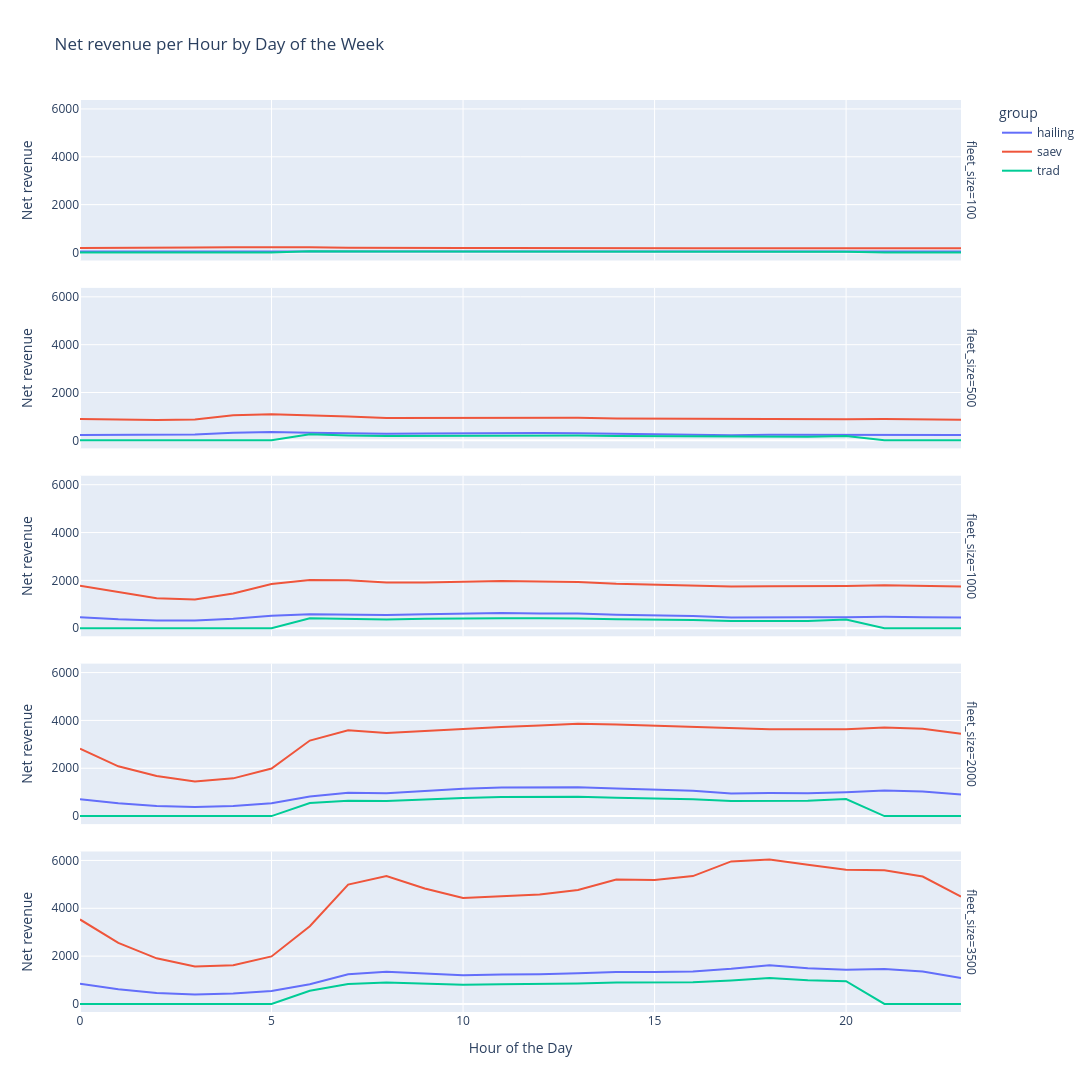

Write notebook code for a chart like this one.
### Code cell
grouped = df.groupby(['hour_of_day', 'fleet_size', 'group'])['net_revenue'].mean().reset_index()
day_order = ['Monday', 'Tuesday', 'Wednesday', 'Thursday', 'Friday', 'Saturday', 'Sunday']
grouped = grouped.sort_values(['hour_of_day', 'fleet_size', 'group'])

fig = px.line(
    grouped,
    x='hour_of_day',
    y='net_revenue',
    color='group',
    facet_row='fleet_size',
    labels={'hour_of_day': 'Hour of the Day', 'net_revenue': 'Net revenue'},
    title='Net revenue per Hour by Day of the Week'
)
fig.update_layout(
    height=1500,
    width=1100
)
fig.show()

### Figure 1 — Plotly figure (JSON) as saved in the notebook; plotly's stock layout.template omitted (floating-point values rounded to 4 significant figures)
{"data": [{"hovertemplate": "group=hailing<br>fleet_size=100<br>Hour of the Day=%{x}<br>Net revenue=%{y}<extra></extra>", "legendgroup": "hailing", "line": {"color": "#636efa", "dash": "solid"}, "marker": {"symbol": "circle"}, "mode": "lines", "name": "hailing", "orientation": "v", "showlegend": true, "type": "scatter", "x": [0, 1, 2, 3, 4, 5, 6, 7, 8, 9, 10, 11, 12, 13, 14, 15, 16, 17, 18, 19, 20, 21, 22, 23], "xaxis": "x5", "y": [45.92, 46.02, 49.05, 59.45, 69.35, 74.04, 66.39, 59.4, 54.32, 57.51, 59.47, 60.42, 59.65, 58.53, 54.26, 51.32, 49.96, 42.93, 45.9, 44.42, 45.47, 46.43, 45.71, 43.93], "yaxis": "y5"}, {"hovertemplate": "group=hailing<br>fleet_size=500<br>Hour of the Day=%{x}<br>Net revenue=%{y}<extra></extra>", "legendgroup": "hailing", "line": {"color": "#636efa", "dash": "solid"}, "marker": {"symbol": "circle"}, "mode": "lines", "name": "hailing", "orientation": "v", "showlegend": false, "type": "scatter", "x": [0, 1, 2, 3, 4, 5, 6, 7, 8, 9, 10, 11, 12, 13, 14, 15, 16, 17, 18, 19, 20, 21, 22, 23], "xaxis": "x4", "y": [223.9, 231.0, 223.1, 241.3, 321.5, 347.4, 321.3, 296.1, 279.2, 291.3, 301.5, 308.3, 303.1, 298.8, 274.6, 265.4, 248.4, 217.9, 231.3, 226.0, 229.8, 237.4, 229.0, 219.1], "yaxis": "y4"}, {"hovertemplate": "group=hailing<br>fleet_size=1000<br>Hour of the Day=%{x}<br>Net revenue=%{y}<extra></extra>", "legendgroup": "hailing", "line": {"color": "#636efa", "dash": "solid"}, "marker": {"symbol": "circle"}, "mode": "lines", "name": "hailing", "orientation": "v", "showlegend": false, "type": "scatter", "x": [0, 1, 2, 3, 4, 5, 6, 7, 8, 9, 10, 11, 12, 13, 14, 15, 16, 17, 18, 19, 20, 21, 22, 23], "xaxis": "x3", "y": [463.0, 371.0, 319.0, 325.0, 400.9, 522.8, 585.3, 580.6, 549.7, 587.2, 616.9, 632.6, 616.8, 614.9, 560.6, 543.5, 510.4, 451.0, 465.3, 457.7, 461.6, 479.4, 462.8, 447.6], "yaxis": "y3"}, {"hovertemplate": "group=hailing<br>fleet_size=2000<br>Hour of the Day=%{x}<br>Net revenue=%{y}<extra></extra>", "legendgroup": "hailing", "line": {"color": "#636efa", "dash": "solid"}, "marker": {"symbol": "circle"}, "mode": "lines", "name": "hailing", "orientation": "v", "showlegend": false, "type": "scatter", "x": [0, 1, 2, 3, 4, 5, 6, 7, 8, 9, 10, 11, 12, 13, 14, 15, 16, 17, 18, 19, 20, 21, 22, 23], "xaxis": "x2", "y": [704.2, 532.3, 427.1, 375.9, 424.0, 539.2, 821.0, 973.4, 958.0, 1060.0, 1144.0, 1193.0, 1192.0, 1209.0, 1150.0, 1113.0, 1060.0, 942.7, 967.9, 958.3, 994.6, 1066.0, 1028.0, 899.7], "yaxis": "y2"}, {"hovertemplate": "group=hailing<br>fleet_size=3500<br>Hour of the Day=%{x}<br>Net revenue=%{y}<extra></extra>", "legendgroup": "hailing", "line": {"color": "#636efa", "dash": "solid"}, "marker": {"symbol": "circle"}, "mode": "lines", "name": "hailing", "orientation": "v", "showlegend": false, "type": "scatter", "x": [0, 1, 2, 3, 4, 5, 6, 7, 8, 9, 10, 11, 12, 13, 14, 15, 16, 17, 18, 19, 20, 21, 22, 23], "xaxis": "x", "y": [850.3, 612.6, 463.4, 400.7, 433.1, 539.2, 826.7, 1244.0, 1351.0, 1266.0, 1202.0, 1234.0, 1242.0, 1283.0, 1340.0, 1340.0, 1359.0, 1469.0, 1622.0, 1493.0, 1430.0, 1464.0, 1353.0, 1090.0], "yaxis": "y"}, {"hovertemplate": "group=saev<br>fleet_size=100<br>Hour of the Day=%{x}<br>Net revenue=%{y}<extra></extra>", "legendgroup": "saev", "line": {"color": "#EF553B", "dash": "solid"}, "marker": {"symbol": "circle"}, "mode": "lines", "name": "saev", "orientation": "v", "showlegend": true, "type": "scatter", "x": [0, 1, 2, 3, 4, 5, 6, 7, 8, 9, 10, 11, 12, 13, 14, 15, 16, 17, 18, 19, 20, 21, 22, 23], "xaxis": "x5", "y": [185.1, 184.4, 191.0, 205.3, 223.9, 226.8, 215.5, 199.4, 186.1, 186.0, 188.0, 188.5, 191.4, 185.4, 181.8, 178.4, 173.2, 173.6, 176.4, 176.1, 176.7, 182.4, 179.9, 174.2], "yaxis": "y5"}, {"hovertemplate": "group=saev<br>fleet_size=500<br>Hour of the Day=%{x}<br>Net revenue=%{y}<extra></extra>", "legendgroup": "saev", "line": {"color": "#EF553B", "dash": "solid"}, "marker": {"symbol": "circle"}, "mode": "lines", "name": "saev", "orientation": "v", "showlegend": false, "type": "scatter", "x": [0, 1, 2, 3, 4, 5, 6, 7, 8, 9, 10, 11, 12, 13, 14, 15, 16, 17, 18, 19, 20, 21, 22, 23], "xaxis": "x4", "y": [893.6, 881.2, 847.9, 870.8, 1047.0, 1090.0, 1051.0, 993.3, 932.6, 936.8, 938.9, 947.6, 948.0, 943.5, 915.8, 911.0, 893.7, 881.5, 886.1, 886.9, 886.0, 895.8, 887.1, 866.4], "yaxis": "y4"}, {"hovertemplate": "group=saev<br>fleet_size=1000<br>Hour of the Day=%{x}<br>Net revenue=%{y}<extra></extra>", "legendgroup": "saev", "line": {"color": "#EF553B", "dash": "solid"}, "marker": {"symbol": "circle"}, "mode": "lines", "name": "saev", "orientation": "v", "showlegend": false, "type": "scatter", "x": [0, 1, 2, 3, 4, 5, 6, 7, 8, 9, 10, 11, 12, 13, 14, 15, 16, 17, 18, 19, 20, 21, 22, 23], "xaxis": "x3", "y": [1774.0, 1511.0, 1250.0, 1204.0, 1452.0, 1845.0, 2018.0, 2008.0, 1909.0, 1912.0, 1945.0, 1972.0, 1954.0, 1935.0, 1858.0, 1820.0, 1778.0, 1749.0, 1756.0, 1752.0, 1770.0, 1798.0, 1775.0, 1744.0], "yaxis": "y3"}, {"hovertemplate": "group=saev<br>fleet_size=2000<br>Hour of the Day=%{x}<br>Net revenue=%{y}<extra></extra>", "legendgroup": "saev", "line": {"color": "#EF553B", "dash": "solid"}, "marker": {"symbol": "circle"}, "mode": "lines", "name": "saev", "orientation": "v", "showlegend": false, "type": "scatter", "x": [0, 1, 2, 3, 4, 5, 6, 7, 8, 9, 10, 11, 12, 13, 14, 15, 16, 17, 18, 19, 20, 21, 22, 23], "xaxis": "x2", "y": [2817.0, 2082.0, 1673.0, 1445.0, 1578.0, 1988.0, 3158.0, 3586.0, 3478.0, 3563.0, 3632.0, 3730.0, 3783.0, 3865.0, 3828.0, 3774.0, 3739.0, 3672.0, 3633.0, 3632.0, 3634.0, 3702.0, 3650.0, 3446.0], "yaxis": "y2"}, {"hovertemplate": "group=saev<br>fleet_size=3500<br>Hour of the Day=%{x}<br>Net revenue=%{y}<extra></extra>", "legendgroup": "saev", "line": {"color": "#EF553B", "dash": "solid"}, "marker": {"symbol": "circle"}, "mode": "lines", "name": "saev", "orientation": "v", "showlegend": false, "type": "scatter", "x": [0, 1, 2, 3, 4, 5, 6, 7, 8, 9, 10, 11, 12, 13, 14, 15, 16, 17, 18, 19, 20, 21, 22, 23], "xaxis": "x", "y": [3533.0, 2553.0, 1908.0, 1570.0, 1621.0, 1988.0, 3252.0, 4988.0, 5344.0, 4827.0, 4427.0, 4488.0, 4574.0, 4762.0, 5200.0, 5181.0, 5345.0, 5959.0, 6039.0, 5818.0, 5611.0, 5590.0, 5325.0, 4492.0], "yaxis": "y"}, {"hovertemplate": "group=trad<br>fleet_size=100<br>Hour of the Day=%{x}<br>Net revenue=%{y}<extra></extra>", "legendgroup": "trad", "line": {"color": "#00cc96", "dash": "solid"}, "marker": {"symbol": "circle"}, "mode": "lines", "name": "trad", "orientation": "v", "showlegend": true, "type": "scatter", "x": [0, 1, 2, 3, 4, 5, 6, 7, 8, 9, 10, 11, 12, 13, 14, 15, 16, 17, 18, 19, 20, 21, 22, 23], "xaxis": "x5", "y": [0, 0, 0, 0, 0, 0, 56.1, 39.5, 36.39, 38.78, 39.79, 40.75, 39.26, 39.76, 36.04, 34.91, 33.23, 30.16, 30.3, 30.25, 33.61, 0, 0, 0], "yaxis": "y5"}, {"hovertemplate": "group=trad<br>fleet_size=500<br>Hour of the Day=%{x}<br>Net revenue=%{y}<extra></extra>", "legendgroup": "trad", "line": {"color": "#00cc96", "dash": "solid"}, "marker": {"symbol": "circle"}, "mode": "lines", "name": "trad", "orientation": "v", "showlegend": false, "type": "scatter", "x": [0, 1, 2, 3, 4, 5, 6, 7, 8, 9, 10, 11, 12, 13, 14, 15, 16, 17, 18, 19, 20, 21, 22, 23], "xaxis": "x4", "y": [0, 0, 0, 0, 0, 0, 250.1, 200.5, 185.3, 194.4, 202.6, 205.9, 201.8, 199.3, 181.4, 177.3, 166.7, 147.8, 153.0, 151.2, 179.4, 0, 0, 0], "yaxis": "y4"}, {"hovertemplate": "group=trad<br>fleet_size=1000<br>Hour of the Day=%{x}<br>Net revenue=%{y}<extra></extra>", "legendgroup": "trad", "line": {"color": "#00cc96", "dash": "solid"}, "marker": {"symbol": "circle"}, "mode": "lines", "name": "trad", "orientation": "v", "showlegend": false, "type": "scatter", "x": [0, 1, 2, 3, 4, 5, 6, 7, 8, 9, 10, 11, 12, 13, 14, 15, 16, 17, 18, 19, 20, 21, 22, 23], "xaxis": "x3", "y": [0, 0, 0, 0, 0, 0, 421.0, 386.1, 365.2, 391.2, 410.2, 421.4, 412.0, 410.4, 377.2, 363.1, 341.5, 301.5, 310.1, 305.8, 363.6, 0, 0, 0], "yaxis": "y3"}, {"hovertemplate": "group=trad<br>fleet_size=2000<br>Hour of the Day=%{x}<br>Net revenue=%{y}<extra></extra>", "legendgroup": "trad", "line": {"color": "#00cc96", "dash": "solid"}, "marker": {"symbol": "circle"}, "mode": "lines", "name": "trad", "orientation": "v", "showlegend": false, "type": "scatter", "x": [0, 1, 2, 3, 4, 5, 6, 7, 8, 9, 10, 11, 12, 13, 14, 15, 16, 17, 18, 19, 20, 21, 22, 23], "xaxis": "x2", "y": [0, 0, 0, 0, 0, 0, 549.9, 641.8, 630.4, 703.8, 760.8, 795.3, 793.9, 804.6, 766.9, 740.9, 706.5, 627.6, 645.7, 636.9, 710.4, 0, 0, 0], "yaxis": "y2"}, {"hovertemplate": "group=trad<br>fleet_size=3500<br>Hour of the Day=%{x}<br>Net revenue=%{y}<extra></extra>", "legendgroup": "trad", "line": {"color": "#00cc96", "dash": "solid"}, "marker": {"symbol": "circle"}, "mode": "lines", "name": "trad", "orientation": "v", "showlegend": false, "type": "scatter", "x": [0, 1, 2, 3, 4, 5, 6, 7, 8, 9, 10, 11, 12, 13, 14, 15, 16, 17, 18, 19, 20, 21, 22, 23], "xaxis": "x", "y": [0, 0, 0, 0, 0, 0, 551.1, 829.9, 900.7, 843.8, 801.2, 822.7, 828.2, 855.4, 893.5, 893.7, 905.9, 979.2, 1081.0, 995.3, 953.3, 0, 0, 0], "yaxis": "y"}], "layout": {"annotations": [{"font": {}, "showarrow": false, "text": "fleet_size=3500", "textangle": 90, "x": 0.98, "xanchor": "left", "xref": "paper", "y": 0.088, "yanchor": "middle", "yref": "paper"}, {"font": {}, "showarrow": false, "text": "fleet_size=2000", "textangle": 90, "x": 0.98, "xanchor": "left", "xref": "paper", "y": 0.294, "yanchor": "middle", "yref": "paper"}, {"font": {}, "showarrow": false, "text": "fleet_size=1000", "textangle": 90, "x": 0.98, "xanchor": "left", "xref": "paper", "y": 0.5, "yanchor": "middle", "yref": "paper"}, {"font": {}, "showarrow": false, "text": "fleet_size=500", "textangle": 90, "x": 0.98, "xanchor": "left", "xref": "paper", "y": 0.706, "yanchor": "middle", "yref": "paper"}, {"font": {}, "showarrow": false, "text": "fleet_size=100", "textangle": 90, "x": 0.98, "xanchor": "left", "xref": "paper", "y": 0.912, "yanchor": "middle", "yref": "paper"}], "height": 1500, "legend": {"title": {"text": "group"}, "tracegroupgap": 0}, "title": {"text": "Net revenue per Hour by Day of the Week"}, "width": 1100, "xaxis": {"anchor": "y", "autorange": true, "domain": [0, 0.98], "range": [0, 23], "title": {"text": "Hour of the Day"}, "type": "linear"}, "xaxis2": {"anchor": "y2", "autorange": true, "domain": [0, 0.98], "matches": "x", "range": [0, 23], "showticklabels": false, "type": "linear"}, "xaxis3": {"anchor": "y3", "autorange": true, "domain": [0, 0.98], "matches": "x", "range": [0, 23], "showticklabels": false, "type": "linear"}, "xaxis4": {"anchor": "y4", "autorange": true, "domain": [0, 0.98], "matches": "x", "range": [0, 23], "showticklabels": false, "type": "linear"}, "xaxis5": {"anchor": "y5", "autorange": true, "domain": [0, 0.98], "matches": "x", "range": [0, 23], "showticklabels": false, "type": "linear"}, "yaxis": {"anchor": "x", "autorange": true, "domain": [0, 0.176], "range": [-335.5, 6374.0], "title": {"text": "Net revenue"}, "type": "linear"}, "yaxis2": {"anchor": "x2", "autorange": true, "domain": [0.206, 0.382], "matches": "y", "range": [-335.5, 6374.0], "title": {"text": "Net revenue"}, "type": "linear"}, "yaxis3": {"anchor": "x3", "autorange": true, "domain": [0.412, 0.588], "matches": "y", "range": [-335.5, 6374.0], "title": {"text": "Net revenue"}, "type": "linear"}, "yaxis4": {"anchor": "x4", "autorange": true, "domain": [0.618, 0.794], "matches": "y", "range": [-335.5, 6374.0], "title": {"text": "Net revenue"}, "type": "linear"}, "yaxis5": {"anchor": "x5", "autorange": true, "domain": [0.824, 1], "matches": "y", "range": [-335.5, 6374.0], "title": {"text": "Net revenue"}, "type": "linear"}}}
